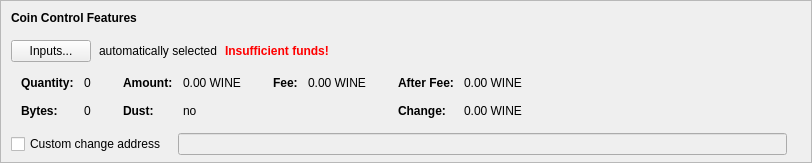
    <widget class="QFrame" name="frameCoinControl">
     <property name="sizePolicy">
      <sizepolicy hsizetype="Expanding" vsizetype="Expanding">
       <horstretch>0</horstretch>
       <verstretch>0</verstretch>
      </sizepolicy>
     </property>
     <property name="maximumSize">
      <size>
       <width>16777215</width>
       <height>16777215</height>
      </size>
     </property>
     <property name="frameShape">
      <enum>QFrame::StyledPanel</enum>
     </property>
     <property name="frameShadow">
      <enum>QFrame::Sunken</enum>
     </property>
     <layout class="QVBoxLayout" name="verticalLayoutCoinControl2">
      <property name="spacing">
       <number>0</number>
      </property>
      <property name="leftMargin">
       <number>0</number>
      </property>
      <property name="topMargin">
       <number>0</number>
      </property>
      <property name="rightMargin">
       <number>0</number>
      </property>
      <property name="bottomMargin">
       <number>6</number>
      </property>
      <item>
       <layout class="QVBoxLayout" name="verticalLayoutCoinControl" stretch="0,0,0,0,1">
        <property name="spacing">
         <number>0</number>
        </property>
        <property name="leftMargin">
         <number>10</number>
        </property>
        <property name="topMargin">
         <number>10</number>
        </property>
        <item>
         <layout class="QHBoxLayout" name="horizontalLayoutCoinControl1">
          <property name="bottomMargin">
           <number>15</number>
          </property>
          <item>
           <widget class="QLabel" name="labelCoinControlFeatures">
            <property name="sizePolicy">
             <sizepolicy hsizetype="Preferred" vsizetype="Maximum">
              <horstretch>0</horstretch>
              <verstretch>0</verstretch>
             </sizepolicy>
            </property>
            <property name="font">
             <font>
              <weight>75</weight>
              <bold>true</bold>
             </font>
            </property>
            <property name="styleSheet">
             <string notr="true">font-weight:bold;</string>
            </property>
            <property name="text">
             <string>Coin Control Features</string>
            </property>
           </widget>
          </item>
         </layout>
        </item>
        <item>
         <layout class="QHBoxLayout" name="horizontalLayoutCoinControl2" stretch="0,0,0,0">
          <property name="spacing">
           <number>8</number>
          </property>
          <property name="bottomMargin">
           <number>10</number>
          </property>
          <item>
           <widget class="QPushButton" name="pushButtonCoinControl">
            <property name="styleSheet">
             <string notr="true"/>
            </property>
            <property name="text">
             <string>Inputs...</string>
            </property>
            <property name="autoDefault">
             <bool>false</bool>
            </property>
           </widget>
          </item>
          <item>
           <widget class="QLabel" name="labelCoinControlAutomaticallySelected">
            <property name="text">
             <string>automatically selected</string>
            </property>
            <property name="margin">
             <number>5</number>
            </property>
           </widget>
          </item>
          <item>
           <widget class="QLabel" name="labelCoinControlInsuffFunds">
            <property name="font">
             <font>
              <weight>75</weight>
              <bold>true</bold>
             </font>
            </property>
            <property name="styleSheet">
             <string notr="true">color:red;font-weight:bold;</string>
            </property>
            <property name="text">
             <string>Insufficient funds!</string>
            </property>
            <property name="margin">
             <number>5</number>
            </property>
           </widget>
          </item>
          <item>
           <spacer name="horizontalSpacerCoinControl">
            <property name="orientation">
             <enum>Qt::Horizontal</enum>
            </property>
            <property name="sizeHint" stdset="0">
             <size>
              <width>40</width>
              <height>1</height>
             </size>
            </property>
           </spacer>
          </item>
         </layout>
        </item>
        <item>
         <widget class="QWidget" name="widgetCoinControl" native="true">
          <property name="sizePolicy">
           <sizepolicy hsizetype="Preferred" vsizetype="Preferred">
            <horstretch>0</horstretch>
            <verstretch>0</verstretch>
           </sizepolicy>
          </property>
          <property name="minimumSize">
           <size>
            <width>0</width>
            <height>0</height>
           </size>
          </property>
          <property name="styleSheet">
           <string notr="true"/>
          </property>
          <layout class="QHBoxLayout" name="horizontalLayoutCoinControl5">
           <property name="leftMargin">
            <number>0</number>
           </property>
           <property name="topMargin">
            <number>0</number>
           </property>
           <property name="rightMargin">
            <number>0</number>
           </property>
           <property name="bottomMargin">
            <number>0</number>
           </property>
           <item>
            <layout class="QHBoxLayout" name="horizontalLayoutCoinControl3" stretch="0,0,0,1">
             <property name="spacing">
              <number>20</number>
             </property>
             <property name="topMargin">
              <number>0</number>
             </property>
             <property name="bottomMargin">
              <number>10</number>
             </property>
             <item>
              <layout class="QFormLayout" name="formLayoutCoinControl1">
               <property name="horizontalSpacing">
                <number>10</number>
               </property>
               <property name="verticalSpacing">
                <number>14</number>
               </property>
               <property name="leftMargin">
                <number>10</number>
               </property>
               <property name="topMargin">
                <number>4</number>
               </property>
               <property name="rightMargin">
                <number>6</number>
               </property>
               <item row="0" column="0">
                <widget class="QLabel" name="labelCoinControlQuantityText">
                 <property name="font">
                  <font>
                   <weight>75</weight>
                   <bold>true</bold>
                  </font>
                 </property>
                 <property name="text">
                  <string>Quantity:</string>
                 </property>
                 <property name="margin">
                  <number>0</number>
                 </property>
                </widget>
               </item>
               <item row="0" column="1">
                <widget class="QLabel" name="labelCoinControlQuantity">
                 <property name="cursor">
                  <cursorShape>IBeamCursor</cursorShape>
                 </property>
                 <property name="contextMenuPolicy">
                  <enum>Qt::ActionsContextMenu</enum>
                 </property>
                 <property name="text">
                  <string notr="true">0</string>
                 </property>
                 <property name="margin">
                  <number>0</number>
                 </property>
                 <property name="textInteractionFlags">
                  <set>Qt::LinksAccessibleByMouse|Qt::TextSelectableByKeyboard|Qt::TextSelectableByMouse</set>
                 </property>
                </widget>
               </item>
               <item row="1" column="0">
                <widget class="QLabel" name="labelCoinControlBytesText">
                 <property name="font">
                  <font>
                   <weight>75</weight>
                   <bold>true</bold>
                  </font>
                 </property>
                 <property name="text">
                  <string>Bytes:</string>
                 </property>
                </widget>
               </item>
               <item row="1" column="1">
                <widget class="QLabel" name="labelCoinControlBytes">
                 <property name="cursor">
                  <cursorShape>IBeamCursor</cursorShape>
                 </property>
                 <property name="contextMenuPolicy">
                  <enum>Qt::ActionsContextMenu</enum>
                 </property>
                 <property name="text">
                  <string notr="true">0</string>
                 </property>
                 <property name="textInteractionFlags">
                  <set>Qt::LinksAccessibleByMouse|Qt::TextSelectableByKeyboard|Qt::TextSelectableByMouse</set>
                 </property>
                </widget>
               </item>
              </layout>
             </item>
             <item>
              <layout class="QFormLayout" name="formLayoutCoinControl2">
               <property name="horizontalSpacing">
                <number>10</number>
               </property>
               <property name="verticalSpacing">
                <number>14</number>
               </property>
               <property name="leftMargin">
                <number>6</number>
               </property>
               <property name="topMargin">
                <number>4</number>
               </property>
               <property name="rightMargin">
                <number>6</number>
               </property>
               <item row="0" column="0">
                <widget class="QLabel" name="labelCoinControlAmountText">
                 <property name="font">
                  <font>
                   <weight>75</weight>
                   <bold>true</bold>
                  </font>
                 </property>
                 <property name="text">
                  <string>Amount:</string>
                 </property>
                 <property name="margin">
                  <number>0</number>
                 </property>
                </widget>
               </item>
               <item row="0" column="1">
                <widget class="QLabel" name="labelCoinControlAmount">
                 <property name="cursor">
                  <cursorShape>IBeamCursor</cursorShape>
                 </property>
                 <property name="contextMenuPolicy">
                  <enum>Qt::ActionsContextMenu</enum>
                 </property>
                 <property name="text">
                  <string notr="true">0.00 WINE</string>
                 </property>
                 <property name="textInteractionFlags">
                  <set>Qt::LinksAccessibleByMouse|Qt::TextSelectableByKeyboard|Qt::TextSelectableByMouse</set>
                 </property>
                </widget>
               </item>
               <item row="1" column="0">
                <widget class="QLabel" name="labelCoinControlLowOutputText">
                 <property name="font">
                  <font>
                   <weight>75</weight>
                   <bold>true</bold>
                  </font>
                 </property>
                 <property name="text">
                  <string>Dust:</string>
                 </property>
                </widget>
               </item>
               <item row="1" column="1">
                <widget class="QLabel" name="labelCoinControlLowOutput">
                 <property name="cursor">
                  <cursorShape>IBeamCursor</cursorShape>
                 </property>
                 <property name="contextMenuPolicy">
                  <enum>Qt::ActionsContextMenu</enum>
                 </property>
                 <property name="text">
                  <string notr="true">no</string>
                 </property>
                 <property name="textInteractionFlags">
                  <set>Qt::LinksAccessibleByMouse|Qt::TextSelectableByKeyboard|Qt::TextSelectableByMouse</set>
                 </property>
                </widget>
               </item>
              </layout>
             </item>
             <item>
              <layout class="QFormLayout" name="formLayoutCoinControl3">
               <property name="horizontalSpacing">
                <number>10</number>
               </property>
               <property name="verticalSpacing">
                <number>14</number>
               </property>
               <property name="leftMargin">
                <number>6</number>
               </property>
               <property name="topMargin">
                <number>4</number>
               </property>
               <property name="rightMargin">
                <number>6</number>
               </property>
               <item row="0" column="0">
                <widget class="QLabel" name="labelCoinControlFeeText">
                 <property name="font">
                  <font>
                   <weight>75</weight>
                   <bold>true</bold>
                  </font>
                 </property>
                 <property name="text">
                  <string>Fee:</string>
                 </property>
                 <property name="margin">
                  <number>0</number>
                 </property>
                </widget>
               </item>
               <item row="0" column="1">
                <widget class="QLabel" name="labelCoinControlFee">
                 <property name="cursor">
                  <cursorShape>IBeamCursor</cursorShape>
                 </property>
                 <property name="contextMenuPolicy">
                  <enum>Qt::ActionsContextMenu</enum>
                 </property>
                 <property name="text">
                  <string notr="true">0.00 WINE</string>
                 </property>
                 <property name="textInteractionFlags">
                  <set>Qt::LinksAccessibleByMouse|Qt::TextSelectableByKeyboard|Qt::TextSelectableByMouse</set>
                 </property>
                </widget>
               </item>
             </layout>
             </item>
             <item>
              <layout class="QFormLayout" name="formLayoutCoinControl4">
               <property name="horizontalSpacing">
                <number>10</number>
               </property>
               <property name="verticalSpacing">
                <number>14</number>
               </property>
               <property name="leftMargin">
                <number>6</number>
               </property>
               <property name="topMargin">
                <number>4</number>
               </property>
               <property name="rightMargin">
                <number>6</number>
               </property>
               <item row="0" column="0">
                <widget class="QLabel" name="labelCoinControlAfterFeeText">
                 <property name="font">
                  <font>
                   <weight>75</weight>
                   <bold>true</bold>
                  </font>
                 </property>
                 <property name="text">
                  <string>After Fee:</string>
                 </property>
                 <property name="margin">
                  <number>0</number>
                 </property>
                </widget>
               </item>
               <item row="0" column="1">
                <widget class="QLabel" name="labelCoinControlAfterFee">
                 <property name="cursor">
                  <cursorShape>IBeamCursor</cursorShape>
                 </property>
                 <property name="contextMenuPolicy">
                  <enum>Qt::ActionsContextMenu</enum>
                 </property>
                 <property name="text">
                  <string notr="true">0.00 WINE</string>
                 </property>
                 <property name="textInteractionFlags">
                  <set>Qt::LinksAccessibleByMouse|Qt::TextSelectableByKeyboard|Qt::TextSelectableByMouse</set>
                 </property>
                </widget>
               </item>
               <item row="1" column="0">
                <widget class="QLabel" name="labelCoinControlChangeText">
                 <property name="font">
                  <font>
                   <weight>75</weight>
                   <bold>true</bold>
                  </font>
                 </property>
                 <property name="text">
                  <string>Change:</string>
                 </property>
                </widget>
               </item>
               <item row="1" column="1">
                <widget class="QLabel" name="labelCoinControlChange">
                 <property name="cursor">
                  <cursorShape>IBeamCursor</cursorShape>
                 </property>
                 <property name="contextMenuPolicy">
                  <enum>Qt::ActionsContextMenu</enum>
                 </property>
                 <property name="text">
                  <string notr="true">0.00 WINE</string>
                 </property>
                 <property name="textInteractionFlags">
                  <set>Qt::LinksAccessibleByMouse|Qt::TextSelectableByKeyboard|Qt::TextSelectableByMouse</set>
                 </property>
                </widget>
               </item>
              </layout>
             </item>
            </layout>
           </item>
          </layout>
         </widget>
        </item>
        <item>
         <layout class="QHBoxLayout" name="horizontalLayoutCoinControl4" stretch="0,0,0">
          <property name="spacing">
           <number>12</number>
          </property>
          <property name="sizeConstraint">
           <enum>QLayout::SetDefaultConstraint</enum>
          </property>
          <property name="topMargin">
           <number>5</number>
          </property>
          <property name="rightMargin">
           <number>5</number>
          </property>
          <item>
           <widget class="QCheckBox" name="checkBoxCoinControlChange">
            <property name="toolTip">
             <string>If this is activated, but the change address is empty or invalid, change will be sent to a newly generated address.</string>
            </property>
            <property name="text">
             <string>Custom change address</string>
            </property>
           </widget>
          </item>
          <item>
           <widget class="QValidatedLineEdit" name="lineEditCoinControlChange">
            <property name="enabled">
             <bool>false</bool>
            </property>
            <property name="sizePolicy">
             <sizepolicy hsizetype="Expanding" vsizetype="Fixed">
              <horstretch>0</horstretch>
              <verstretch>0</verstretch>
             </sizepolicy>
            </property>
           </widget>
          </item>
          <item>
           <widget class="QLabel" name="labelCoinControlChangeLabel">
            <property name="sizePolicy">
             <sizepolicy hsizetype="Preferred" vsizetype="Expanding">
              <horstretch>0</horstretch>
              <verstretch>0</verstretch>
             </sizepolicy>
            </property>
            <property name="minimumSize">
             <size>
              <width>0</width>
              <height>0</height>
             </size>
            </property>
            <property name="text">
             <string/>
            </property>
            <property name="margin">
             <number>3</number>
            </property>
           </widget>
          </item>
         </layout>
        </item>
        <item>
         <spacer name="verticalSpacerCoinControl">
          <property name="orientation">
           <enum>Qt::Vertical</enum>
          </property>
          <property name="sizeHint" stdset="0">
           <size>
            <width>800</width>
            <height>1</height>
           </size>
          </property>
         </spacer>
        </item>
       </layout>
      </item>
     </layout>
    </widget>
